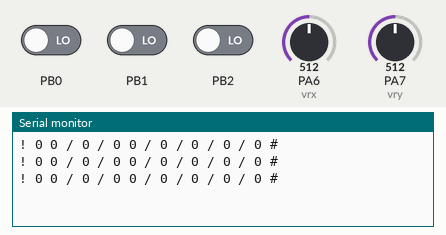
The sketch below on a simulated STM32 Blue Pill. Parts: the last lines printed to the serial monitor. The test bench sets the inputs (shaded band); at power-on: PA6 (vrx) = 512, PA7 (vry) = 512, PB0 LOW, PB1 LOW, PB2 LOW.

Above: at 1.3 s.
1.4 s: PA6 (vrx) set to 716
At 2.0 s:
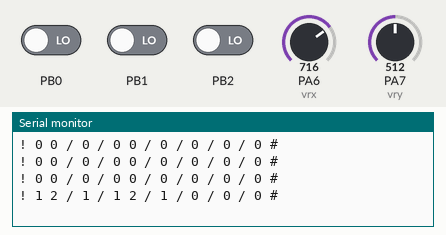
2.9 s: PA7 (vry) set to 716
At 3.5 s:
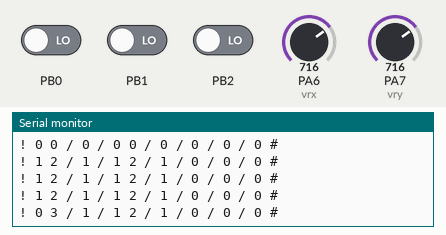
4.4 s: PB0 driven HIGH
At 5.1 s:
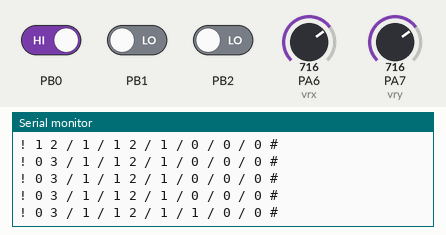
5.9 s: PB1 driven HIGH
At 6.6 s:
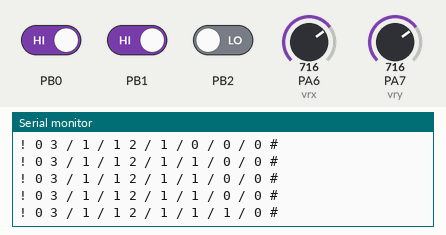
7.4 s: PB2 driven HIGH
At 8.2 s:
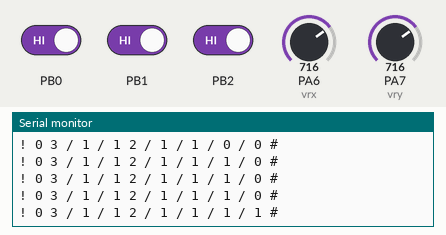
8.9 s: PA6 (vrx) set to 900
At 8.9 s:
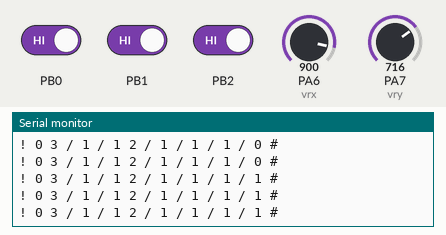
Timing chart, 0 to 11.4 s (numbered marks = the images above; inputs shaded):
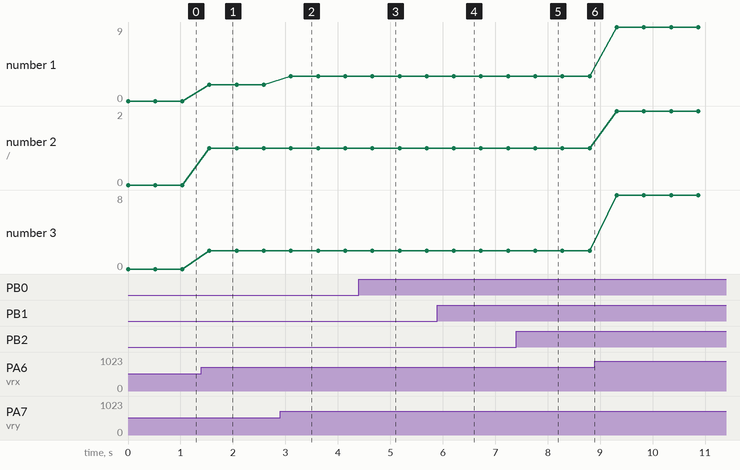

Measured:
- after the input at 1.4 s, the serial monitor: prints a new line after 0.15 s (image 1)
- after the input at 2.9 s, the serial monitor: prints a new line after 0.21 s (image 2)
- after the input at 4.4 s, the serial monitor: prints a new line after 0.26 s (image 3)
- after the input at 5.9 s, the serial monitor: prints a new line after 0.31 s (image 4)
- after the input at 7.4 s, the serial monitor: prints a new line after 0.36 s (image 5)
- plotted number 1: 0 → 2 after the input at 1.4 s, 2 → 3 after the input at 2.9 s, 3 → 9 after the input at 8.9 s
- plotted number 2: 0 → 1 after the input at 1.4 s
- plotted number 3: 0 → 2 after the input at 1.4 s, 2 → 8 after the input at 8.9 s

The sketch:

manual_controller.ino
```cpp
/* Creator: Kha Dan
 *  Occupantion: Research Engineer with GRI
 *  Code Purpose: Manual controller that sends logic enable bits and desired rpm commands to powertrain of the AMGCP.
 */
#include<SoftwareSerial.h>
SoftwareSerial xbee(PA10,PA9);
#define vrx PA6
#define vry PA7
#define max_speed 40
#define differential_speed 30 //Always less than max speed and ensure max_speed - differential is not smaller than 0rpm.
#define zeroturn_speed 23
int sw[] = {PB0,PB1,PB2}; // RTK_enable, ON/OFF operation, AUTONOMOUS/RADIO
int* sw_p = sw;
int commands[] = {0,0,0,0,0,0,0}; //Driver rpm, driver side dir, passenger rpm, passenger dir, RTK_enable, ON/OFF operation, AUTONOMOUS/RADIO
int* comm_pointer = commands;
//Data to send to xbee
char data_sent[] = {'!','0','0','/','0','/','0','0','/','0','/','0','/','0','/','0','#'};
char* data_pointer = data_sent;
void setup() {
  for(int c = 0; c < 3; c++){
    pinMode(*(sw_p + c),INPUT);
  }
  pinMode(vrx, INPUT);
  pinMode(vry,INPUT);
  Serial.begin(19200);
  xbee.begin(19200);
}

void loop() {
  //Read the logic pins
  sw_read();
  // Get the commands and initialize the command array with the values from joysticks
  get_commands();
  //Sends data to Xbee receiver on jetson nano.
  toXbee();
  delay(500);
}

void sw_read(){
  //Read the logic pins
  for(int i = 0; i < 3; i++){
    // add 4 because 4 is the offset in the commands array. Adding 4 let the pointer starts at RTK_enable element
    *(comm_pointer + 4 + i) = digitalRead(*(sw_p+i));
  }
}

void get_commands(){
  int temp[] = {0,0};
  temp[0] = map(analogRead(vrx),0,1023,0,100);
  temp[1] = map(analogRead(vry),0,1023,0,100);
  int temp_rpm;
  int dir;
  int right_speed;
  //Find the rpm values in the x direction
  if(temp[0] <48){ //The joystick is pushed forward and the value decreases as the push increase
    temp_rpm = map(temp[0],0,47,max_speed,0);
    dir = 0; //go forward
  }
  else if(temp[0] > 55){
    temp_rpm = map(temp[0],55,100,0,max_speed); // Joystick is pulled back and value increases as the pull distance increase
    dir = 1; //go backwards
  }
  else{
    dir = 0;
    temp_rpm = 0;
  }
  *(comm_pointer+1) = dir;
  *(comm_pointer+3) = dir;
  // Alternate the rpm that is appropriate to the yvalue joystick
  if(temp[1] <48 && temp_rpm != 0){ // the right joystick is steered right with decreasing value towards right. The middle value of joy stick is normally 49, calibration will be needed as time goes by.
    right_speed = map(temp[1],0,47,differential_speed,0);
    if(temp_rpm >= right_speed){
      *(comm_pointer + 2) = temp_rpm - right_speed;
      *(comm_pointer) = temp_rpm;
    }
    else{
      *(comm_pointer + 2) = 0;
      *(comm_pointer) = temp_rpm;
    }
  }
  else if (temp[1] > 55 && temp_rpm != 0){ //the right joystick is steered left with increasing value towards left
    right_speed = map(temp[1],55,100,0,differential_speed);
    if(temp_rpm >= right_speed){
      *(comm_pointer) = temp_rpm - right_speed;
      *(comm_pointer + 2) = temp_rpm;
    }
    else{
      *(comm_pointer) = 0;
      *(comm_pointer + 2) = temp_rpm;
    }
  }
  else if(temp[1] <48 && temp_rpm == 0){ //Activate zero turn towards the right.
    right_speed = map(temp[1],0,47,zeroturn_speed,0);
    *(comm_pointer + 2) = right_speed;
    *(comm_pointer) = right_speed;
    //Flip the direction that is accordance to turning right with zero turn radius.
    *(comm_pointer+1) = 0;
    *(comm_pointer+3) = 1;
  }
  else if(temp[1] > 55 && temp_rpm == 0){ //Activate zero turn towards the left.
    right_speed = map(temp[1],55,100,0,zeroturn_speed);
    *(comm_pointer + 2) = right_speed;
    *(comm_pointer) = right_speed;
    //Flip the direction that is accordance to turning left with zero turn radius.
    *(comm_pointer+1) = 1;
    *(comm_pointer+3) = 0;
  }
  else{
     *(comm_pointer) = temp_rpm;
     *(comm_pointer + 2) = temp_rpm;
  }
}
void toXbee(){
  //Note that xbee likes to receive characters inform of HEX and follows ASCII convention. This function converts commands to a char array and sends it.
  /*for(int i = 0; i < sizeof(commands);i++){ //Printing on COM what data is being sent for debugging purposes
    Serial.print(*(comm_pointer + i));
    delay(1);
  }
  Serial.println();*/
  // Convert contents in comm_pointer from int to char
  convertInttoChar();
  // Send data out
  for(int c = 0; c < sizeof(data_sent);c++){
    xbee.write(*(data_pointer +c));
    Serial.print(*(data_pointer+c));Serial.print(" ");
    delay(1);
  }
  Serial.println();
}
void convertInttoChar(){
  //Convert the two rpm values at index 0 and 2 into separate values per index in the data_sent array. The result is typcast to a char by adding character 0
  data_sent[2] = (*comm_pointer) % 10 + '0';
  data_sent[1] = ((*comm_pointer)/10) %10 + '0';
  data_sent[7] = (*(comm_pointer + 2)) % 10 + '0';
  data_sent[6] = ((*(comm_pointer + 2))/10) % 10 + '0';
  data_sent[4] = *(comm_pointer+1) + '0';
  data_sent[9] = *(comm_pointer+3) + '0';
  data_sent[11] = *(comm_pointer + 4) + '0';
  data_sent[13] = *(comm_pointer + 5) + '0';
  data_sent[15] = *(comm_pointer + 6) + '0';
}
```
